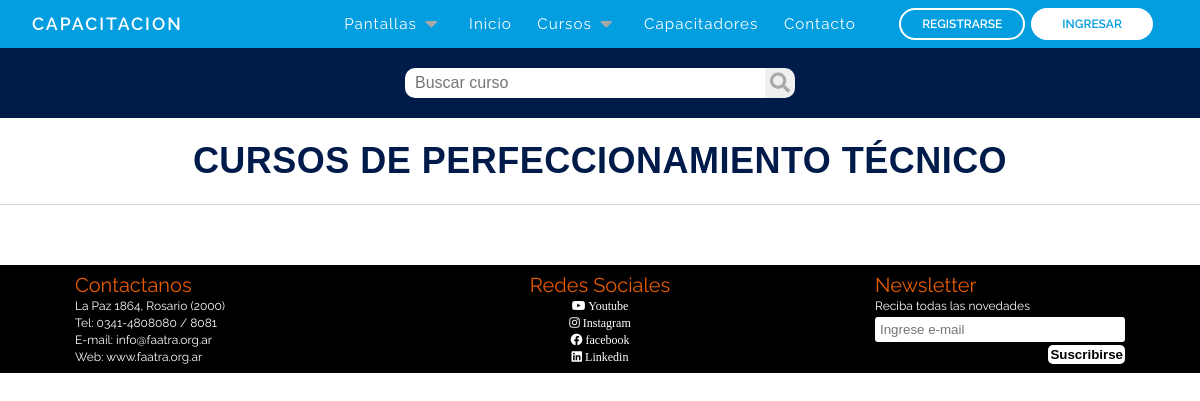
Page /cursosPerfeccionamientoT.php on the earlier database version.
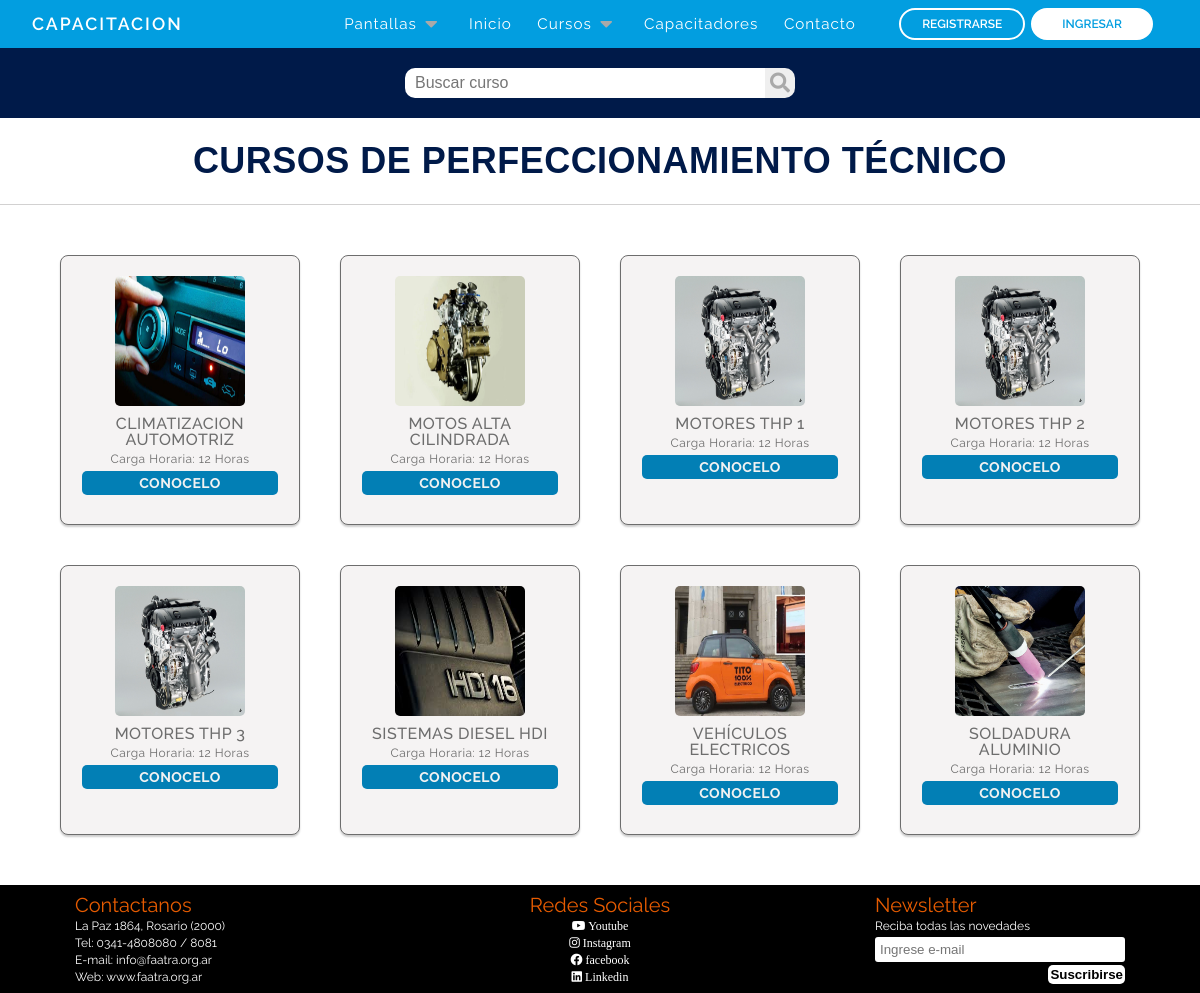
Same page on the later database version.
### tables this page shows
CREATE TABLE `cursos` (
  `id` int(11) NOT NULL,
  `nombre` varchar(120) NOT NULL,
  `nivel_curso` int(10) NOT NULL,
  `descripcion` varchar(1000) NOT NULL,
  `logo_curso` varchar(255) NOT NULL,
  `carga_horaria` int(10) NOT NULL,
  `fecha_inicio` date NOT NULL,
  `fecha_fin` date NOT NULL,
  `id_capacitador` int(10) NOT NULL,
  `id_modalidad` int(10) NOT NULL
);

CREATE TABLE `niveles_cursos` (
  `id` int(10) NOT NULL,
  `nivel` varchar(60) NOT NULL,
  `carga_horaria` varchar(20) NOT NULL,
  `sub_indice` int(1) NOT NULL
);

### cursosPerfeccionamientoT.php (the view, shortened to what this page needs)
<?php
require_once('bd/conexion.php');
if (isset( $_POST['input-buscador'])) {
  $palabra = $_POST['input-buscador'];
  try {
    $bus = $pdo->prepare("SELECT cursos.id, cursos.nombre, cursos.logo_curso, niveles_cursos.carga_horaria, niveles_cursos.nivel, niveles_cursos.carga_horaria FROM cursos INNER JOIN niveles_cursos ON cursos.nivel_curso = niveles_cursos.id WHERE LOWER(cursos.nombre) LIKE LOWER('%$palabra%') AND cursos.nivel_curso = 1");
  $bus->execute();
} catch(PDOException $e) {
  echo $e->getMessage();
}
} else {
  $bus = $pdo->prepare('SELECT cursos.id, cursos.nombre, cursos.logo_curso, niveles_cursos.carga_horaria, niveles_cursos.nivel, niveles_cursos.carga_horaria from cursos INNER JOIN niveles_cursos ON cursos.nivel_curso = niveles_cursos.id WHERE cursos.nivel_curso = 1');
    $bus->execute();
  }
?>
<!DOCTYPE html>
<html lang="es">
<head>
    <link rel="stylesheet" href="https://use.fontawesome.com/releases/v5.15.4/css/all.css"
 />
    <link rel="stylesheet" href="reset.css">
    <link rel="stylesheet" href="css/cursosPerfeccionamientoT.css">
    <link rel="stylesheet" href="css/footer.css">
</head>
<body>
    <?php require_once "nav.php" ?>
  <form action="" method="POST">
  <div class="header-content">
      <input type="text" class="input-buscador" id="input-buscador" name="input-buscador" placeholder="Buscar curso">
    <button type="text" id="buscador" name="buscador" class="buscador"><i class="fas fa-search"></i></button>
  </div>
</form>
    <main>
      <form action="" method="POST">
        <div>
          <p class="title">CURSOS DE PERFECCIONAMIENTO TÉCNICO</p>
        </div>
        <div class="container-capacitadores " id="lista-capacitadores">
          <?php while($res = $bus->fetch(PDO::FETCH_ASSOC)) { ?>
          <div class="card">
              <a href="<?= 'cursosPerfeccionamientoT.php?id='.$res['id'] ?>" class="linkCapacitador">
                <img src="images/cursos/<?= $res['logo_curso']?>" class="card-img" alt="<? $res['cursos.nombre']?>">
                <h4><?= $res['nombre']?>
                  </h4>
                <span style="font-size: 12px;">Carga Horaria: <?= $res['carga_horaria']?>
          </span>
              </a>
              <a href="<?= 'cursosPerfeccionamientoT.php?id='.$res['id'] ?>" class="button agregar-carrito">CONOCELO</a>
            </div>
            <?php } ?>
          </div>
      </form>
    </main>
    <?php include_once "footer.php" ?>
  </body>
</html>

Differences in the rows shown:
added cursos: logo_curso (picture), nombre "CLIMATIZACION AUTOMOTRIZ", niveles_cursos.carga_horaria "12 Horas"
added cursos: logo_curso (picture), nombre "MOTOS ALTA CILINDRADA", niveles_cursos.carga_horaria "12 Horas"
added cursos: logo_curso (picture), nombre "MOTORES THP 1", niveles_cursos.carga_horaria "12 Horas"
added cursos: logo_curso (picture), nombre "MOTORES THP 2", niveles_cursos.carga_horaria "12 Horas"
added cursos: logo_curso (picture), nombre "MOTORES THP 3", niveles_cursos.carga_horaria "12 Horas"
added cursos: logo_curso (picture), nombre "SISTEMAS DIESEL HDI", niveles_cursos.carga_horaria "12 Horas"
added cursos: logo_curso (picture), nombre "VEHÍCULOS ELECTRICOS", niveles_cursos.carga_horaria "12 Horas"
added cursos: logo_curso (picture), nombre "SOLDADURA ALUMINIO", niveles_cursos.carga_horaria "12 Horas"
